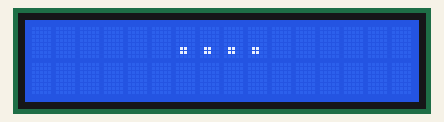
Simulated run of this sketch. Board: Arduino Uno, built with avr-gcc and run on an emulated ATmega328P. Shown: 16×2 character LCD. Random numbers use the default seed unless the sketch sets one.

Above: at 0.5 s.
At 0.9 s:
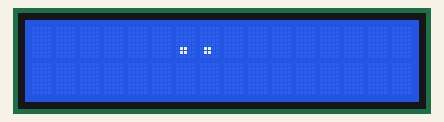
At 1.9 s:
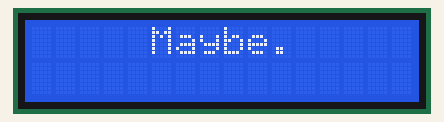

The sketch:

lightthing.ino
```cpp
/*
* Arduino LCD Tutorial
*
* Crated by Dejan Nedelkovski,
* www.HowToMechatronics.com
*
*/
#include <LiquidCrystal.h> // includes the LiquidCrystal Library
LiquidCrystal lcd(2, 3, 4, 5, 6, 7); // Creates an LC object. Parameters: (rs, enable, d4, d5, d6, d7)
const String QUEUE_SPACE = "      ";
void setup() {
  Serial.begin(9600);
  randomSeed(analogRead(0));
  lcd.begin(16,2); // Initializes the interface to the LCD screen, and specifies the dimensions (width and height) of the display
  for (int i = 0; i < 3; i++) {
    const int ANIMATE_DELAY = 100;
    lcd.clear();
    delay(ANIMATE_DELAY);
    lcd.print(QUEUE_SPACE);
    animate("....", ANIMATE_DELAY);
    delay(ANIMATE_DELAY);
  }
  lcd.clear();
  switch (random(1,4)) {
    case 1:
      lcd.print("      Yes!");
      break;
    case 2:
      lcd.print("      No..");
      break;
    case 3:
      lcd.print("     Maybe.");
      break;
    default:
      lcd.print("FuckedUpCodeException:");
      delay(750);
      lcd.clear();
      lcd.print("how the fuck did you reach this state?");
      break;
  }
}

void loop() {

}


void animate(String text, int d) {
  for (int i = 0; i < text.length(); i++) {
    lcd.print(text.substring(i, i+1));
    delay(d);
  }
}
```
